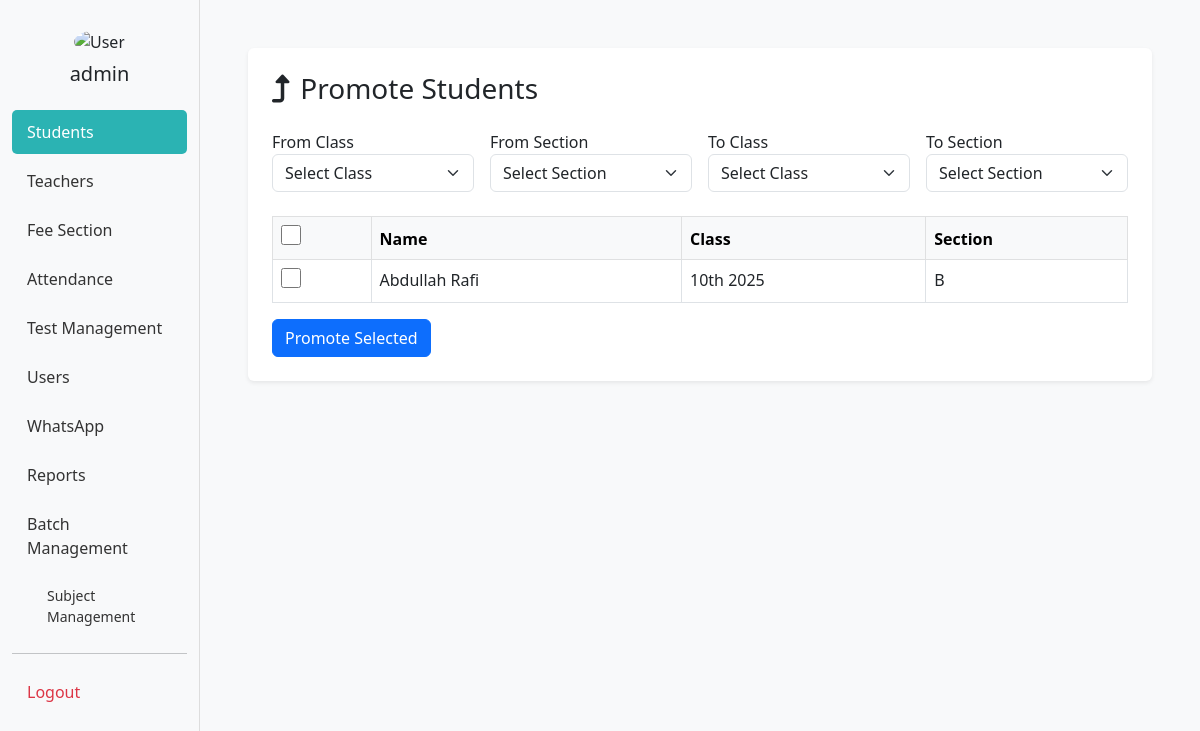
The page /students/promote/ (signed in) on the database as committed earlier.
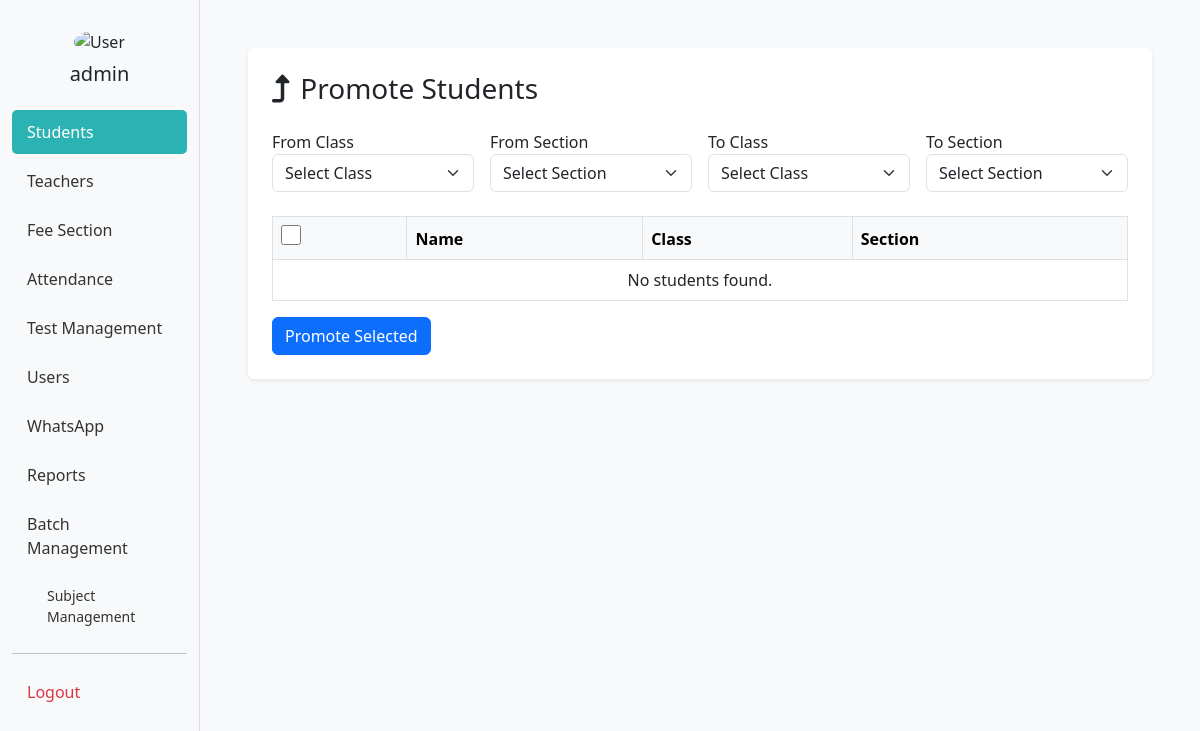
The same page on the database as committed later.
### bri/models.py (models this page shows, shortened)
class Student(models.Model):
    username = models.OneToOneField(Username, on_delete=models.CASCADE, related_name='student_profile')
    std_fname = models.CharField(max_length=20)
    std_lname = models.CharField(max_length=20)
    std_dob = models.DateField()
    std_roll = models.CharField(max_length=20)
    std_class = models.ForeignKey(Class, on_delete=models.CASCADE)
    guardian_name = models.CharField(max_length=100, blank=True)
    guardian_contact1 = PhoneNumberField(blank=True, null=True)
    guardian_contact2 = PhoneNumberField(blank=True, null=True)
    address = models.TextField(blank=True, null=True)
    std_section = models.ForeignKey(Section, on_delete=models.CASCADE, null=True, blank=True)
    gender = models.CharField(max_length=10)
    discount_amount = models.IntegerField(help_text="Discount amount in PKR")
    is_active = models.BooleanField(default=True)
    profile_picture = models.ImageField(upload_to='student_pics/', blank=True, null=True)
    bform = models.CharField(max_length=20, blank=True, null=True)
    created_at = models.DateTimeField(auto_now_add=True)
    class Meta:
        unique_together = ('std_class', 'std_roll')

class Class(models.Model):
    class_name = models.CharField(max_length=15)
    is_active = models.BooleanField(default=True)
    order = models.IntegerField(default=0)
    class Meta:
        ordering = ['order', 'class_name']

class Section(models.Model):
    std_section = models.CharField(max_length=10)
    class_name = models.ForeignKey(Class, on_delete=models.CASCADE, related_name="sections")
    is_active = models.BooleanField(default=True)
    order = models.IntegerField(default=0)
    class Meta:
        ordering = ['order', 'std_section']

### bri/views.py (the view, shortened to what this page needs)
# urls.py: path('students/promote/', views.promote_students, name='promote_students'),
@admin_required
def promote_students(request):
    class_list = Class.objects.all()
    filters = {
        'source_class': request.GET.get('source_class', ''),
        'source_section': request.GET.get('source_section', ''),
        'target_class': request.GET.get('target_class', ''),
        'target_section': request.GET.get('target_section', ''),
    }
    students = Student.objects.all()
    if filters['source_class'].isdigit():
        students = students.filter(std_class__id=int(filters['source_class']))
    if filters['source_section'].isdigit():
        students = students.filter(std_section__id=int(filters['source_section']))
    source_sections = Section.objects.filter(class_name_id=filters['source_class']) if filters['source_class'].isdigit() else []
    target_sections = source_sections  # initial assumption; dynamic fetch possible
    context = {
        'class_list': class_list,
        'source_sections': source_sections,
        'target_sections': target_sections,
        'filters': filters,
        'students': students,
    }
    return render(request, 'promote_students.html', context)

### bri/views.py (called while the page is built)
def admin_required(view_func):
    @wraps(view_func)
    def wrapper(request, *args, **kwargs):
        user_id = request.session.get('user_id')
        user_role = request.session.get('user_role')
        print(f"Admin check - user_id: {user_id}, user_role: {user_role}")
        if not user_id or user_role != 'admin':
            messages.error(request, "You need admin access to view this page.")
            return redirect('admin_dashboard')
        return view_func(request, *args, **kwargs)
    return wrapper

### bri/templates/promote_students.html (shortened to what this page needs)
<!DOCTYPE html>
<html lang="en">
<head>
  <link href="https://cdn.jsdelivr.net/npm/bootstrap@5.3.0/dist/css/bootstrap.min.css" rel="stylesheet">
  <link href="https://cdnjs.cloudflare.com/ajax/libs/font-awesome/6.0.0/css/all.min.css" rel="stylesheet">
</head>
<body>
  <div class="container-fluid">
    <div class="row">
      <div class="col-md-2 sidebar">
        <div class="text-center mb-4">
          {% load static %}
          {% if request.session.user_picture %}
            <img src="{{ request.session.user_picture }}" height="100px" class="rounded-circle mb-2" alt="User" />
          {% else %}
            <img src="{% static 'user_img.png' %}" height="100px" class="rounded-circle mb-2" alt="User" />
          {% endif %}
          <h5>{{ request.session.user_name|default:'Admin' }}</h5>
        </div>
        <a href="{% url 'studentss' %}" class="active">Students</a>
        <a href="{% url 'add_teacher' %}">Teachers</a>
        <a href="{% url 'fee_dashboard' %}">Fee Section</a>
        <a href="{% url 'attendance_dashboard' %}">Attendance</a>
        <a href="{% url 'test_management' %}">Test Management</a>
        <a href="{% url 'add_user' %}">Users</a>
        <a href="{% url 'whatsapp_integration' %}">WhatsApp</a>
        <a href="{% url 'reports_dashboard' %}">Reports</a>
        <a href="{% url 'batch_management' %}">Batch Management</a>
        <a href="{% url 'subject_management' %}" style="margin-left: 20px; font-size: 14px;">Subject Management</a>
        <hr>
        <a href="{% url 'logout_view' %}" class="text-danger">Logout</a>
      </div>
      <div class="col-md-10 p-5">
        <div class="bg-white p-4 rounded shadow-sm">
        <h3 class="mb-4"><i class="fas fa-level-up-alt"></i> Promote Students</h3>
<form method="GET" class="row g-3 mb-4">
  <div class="col-md-3">
    <label>From Class</label>
    <select name="source_class" class="form-select" onchange="this.form.submit()">
      <option value="">Select Class</option>
    </select>
  </div>
  <div class="col-md-3">
    <label>From Section</label>
    <select name="source_section" class="form-select" onchange="this.form.submit()">
      <option value="">Select Section</option>
    </select>
  </div>
  <div class="col-md-3">
    <label>To Class</label>
    <select name="target_class" class="form-select">
      <option value="">Select Class</option>
    </select>
  </div>
  <div class="col-md-3">
    <label>To Section</label>
    <select name="target_section" class="form-select">
      <option value="">Select Section</option>
    </select>
  </div>
</form>
<form method="POST" onsubmit="return confirm('Promote selected students to new class/section?');">
  <table class="table table-bordered">
    <thead class="table-light">
      <tr>
        <th><input type="checkbox" id="selectAll" class="custom-checkbox" /></th>
        <th>Name</th>
        <th>Class</th>
        <th>Section</th>
      </tr>
    </thead>
    <tbody>
      {% if students %}
        {% for stud in students %}
          <tr>
            <td><input type="checkbox" name="selected_students" value="{{ stud.id }}" class="student-checkbox custom-checkbox" /></td>
            <td>{{ stud.std_fname }} {{ stud.std_lname }}</td>
            <td>{{ stud.std_class.class_name }}</td>
            <td>{{ stud.std_section.std_section }}</td>
          </tr>
        {% endfor %}
      {% else %}
        <tr><td colspan="4" class="text-center">No students found.</td></tr>
      {% endif %}
    </tbody>
  </table>
  <button type="submit" class="btn btn-primary">Promote Selected</button>
</form>
        </div>
      </div>
    </div>
  </div>
</body>
</html>

Rows that differ between the two databases and show on the page:
removed Student: std_fname "Abdullah", std_lname "Rafi", std_class.class_name "10th 2025", std_section.std_section "B"
Other text that changed with them:
text now shown: "No students found."
